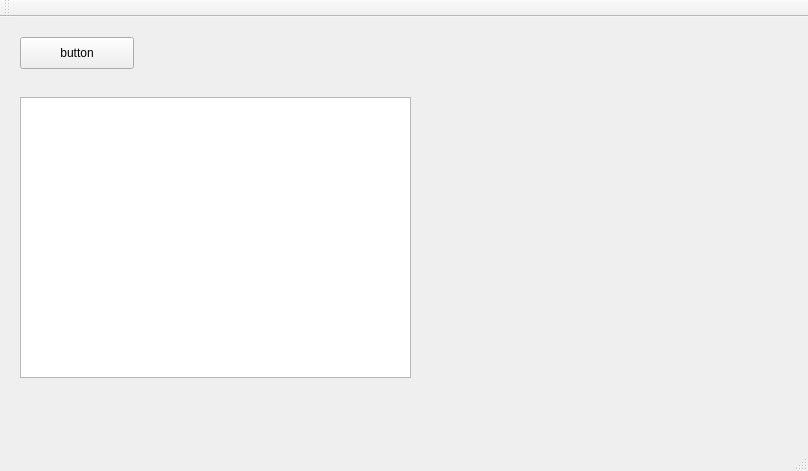
<?xml version="1.0" encoding="UTF-8"?>
<ui version="4.0">
 <class>MainWindow</class>
 <widget class="QMainWindow" name="MainWindow">
  <property name="geometry">
   <rect>
    <x>0</x>
    <y>0</y>
    <width>808</width>
    <height>471</height>
   </rect>
  </property>
  <property name="windowTitle">
   <string>MainWindow</string>
  </property>
  <widget class="QWidget" name="centralWidget">
   <widget class="QPushButton" name="pushButton">
    <property name="geometry">
     <rect>
      <x>20</x>
      <y>20</y>
      <width>114</width>
      <height>32</height>
     </rect>
    </property>
    <property name="text">
     <string>button</string>
    </property>
   </widget>
   <widget class="QTextBrowser" name="Label">
    <property name="geometry">
     <rect>
      <x>20</x>
      <y>80</y>
      <width>391</width>
      <height>281</height>
     </rect>
    </property>
   </widget>
  </widget>
  <widget class="QMenuBar" name="menuBar">
   <property name="geometry">
    <rect>
     <x>0</x>
     <y>0</y>
     <width>808</width>
     <height>22</height>
    </rect>
   </property>
  </widget>
  <widget class="QToolBar" name="mainToolBar">
   <attribute name="toolBarArea">
    <enum>TopToolBarArea</enum>
   </attribute>
   <attribute name="toolBarBreak">
    <bool>false</bool>
   </attribute>
  </widget>
  <widget class="QStatusBar" name="statusBar"/>
 </widget>
 <layoutdefault spacing="6" margin="11"/>
 <resources/>
 <connections/>
</ui>
